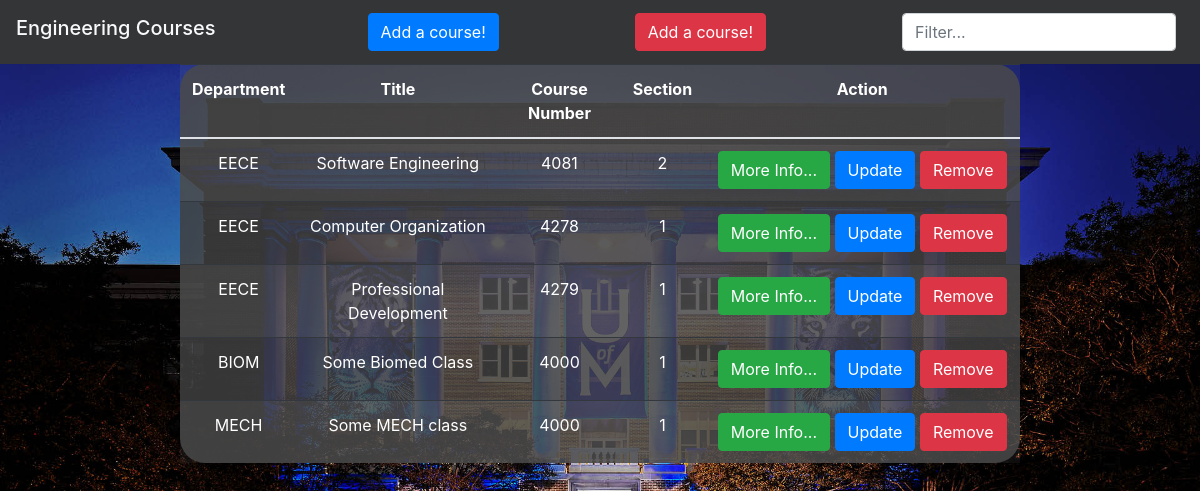
Before: / with the older database file.
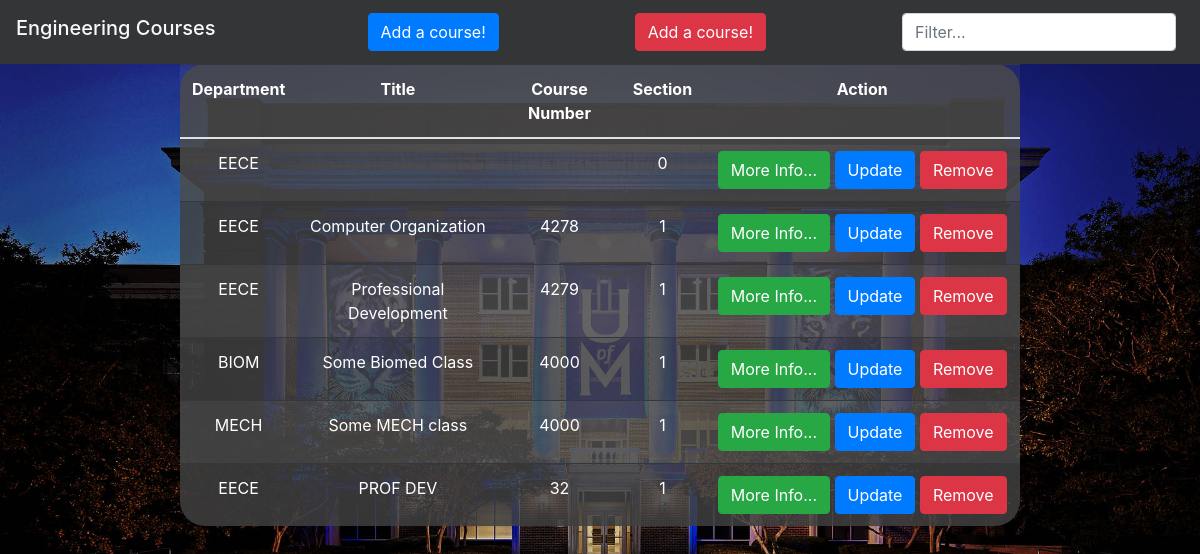
After: the same page with the newer database file.
### app.py (models this page shows)
class Course(db.Model):
    department = db.Column(db.String(4), nullable = False)
    title = db.Column(db.String(40), nullable = False)
    number = db.Column(db.Integer, nullable = False)
    section = db.Column(db.Integer, nullable = False)
    description = db.Column(db.String(400), nullable = True)
    id = db.Column(db.Integer, primary_key=True)

### app.py (the view)
@app.route('/', methods = ['GET','POST'])
def homepage():
    course = Course.query.all()
    return render_template("homepage.html", course=course)

### templates/homepage.html (shortened to what this page needs)
<!doctype html>
<html lang="en">
  <head>
    <link rel="stylesheet" href="https://maxcdn.bootstrapcdn.com/bootstrap/4.4.1/css/bootstrap.min.css">
    <link rel="stylesheet" href="https://maxcdn.bootstrapcdn.com/bootstrap/4.0.0/css/bootstrap.min.css">
  </head>
  <nav class="navbar navbar-light justify-content-between"
       style="background-color: #343537">
    <h1 class="navbar-brand text-light">Engineering Courses</h1>
    <a class="btn btn-primary" href="/create">Add a course!</a>
    <button type="button" class="btn btn-danger" data-toggle="modal" data-target="#create{{ course.id }}" >Add a course!</button>
    <form class="form-inline">
      <input class="form-control mr-sm-2" id="myInput" type="search" placeholder="Filter..." aria-label="Search">
    </form>
  </nav>
  <div>
<table class="table table-striped table-dark"
       style="background-color:rgba(64, 64, 64, 0.85); width:70%; margin-left:auto; margin-right:auto; border-radius:25px;">
    <thead>
    <colgroup>
      <col span="1" style="width:10%;">
      <col span="1" style="width:25%;">
      <col span="1" style="width:15%;">
      <col span="1" style="width:10%;">
      <col span="1" style="width:40%;">
    </colgroup>
    <tr style="text-align: center;">
      <th scope="col">Department</th>
      <th scope="col">Title</th>
      <th scope="col">Course Number</th>
      <th scope="col">Section</th>
      <th scope="col">Action</th>
    </tr>
    </thead>
<tbody id="myTable">
    {% for course in course %}
	<tr style="text-align: center;">
		<td>{{ course.department }}</td>
		<td>{{ course.title }}</td>
		<td>{{ course.number }}</td>
		<td>{{ course.section }}</td>
		<td>
		<button type="button" class="btn btn-success" data-toggle="modal" data-target="#more{{ course.id }}" >More Info...</button>
          <button type="button" class="btn btn-primary" data-toggle="modal" data-target="#update{{ course.id }}" >Update</button>
          <button type="button" class="btn btn-danger" data-toggle="modal" data-target="#delete{{ course.id }}" >Remove</button>
		</td>
	</tr>
{% endfor %}
  </table>
</div>
  </body>
</html>

Changed rows visible on the page:
changed Course (number 1 of 6 on the later page): section "2" → "0"; title "Software Engineering" → (not shown); number "4081" → (not shown)
added Course: department "EECE", title "PROF DEV", number "32", section "1"
